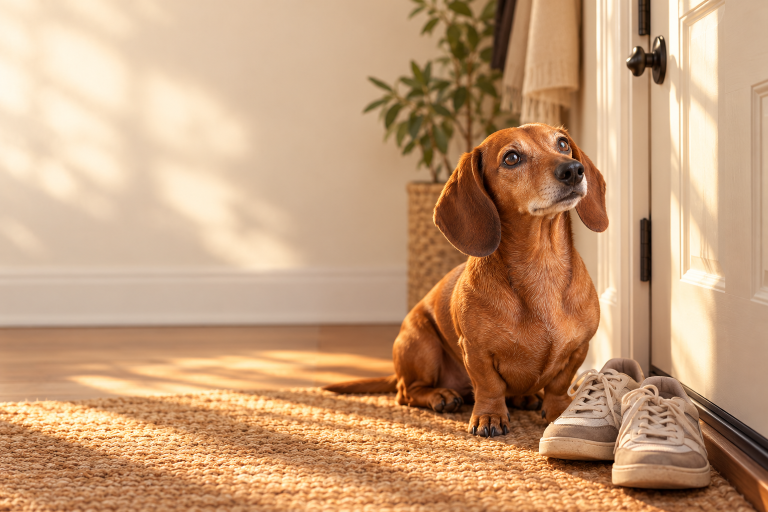
#> input picture assets/fictional/biscuit-entryway.png, 1536 x 1024 px (shown at 1/2 size)
$ python -i hf.py   (imports and definitions only)
#> lines starting #> are read from the running program, lines starting #| are printed output that depends on the picture
"""Motion templates rendered by HyperFrames (HTML to video), held to the same gates as factory/build.py.

    HEARTSIDE_ASSETS=... python3 factory/hf.py SPEC [--preview]

Why this exists (evaluation of 15 Nov 2026, factory/hyperframes/README.md): HyperFrames draws type with a real
browser's layout and easing, so word-by-word text and kinetic type cost a few lines of HTML instead of hand-drawn
Pillow frames. It is used only for what it adds: the words still come from factory/bank/lines.json by id, the
product from factory/bank/renders.json byte for byte, and the finished file passes the same checks as any other
post (lock.py check before, codex/check_picture.py after) plus a pixel check that the product was not altered.

How it is contained:
- the CLI is pinned in factory/hyperframes/package-lock.json (npm ci --ignore-scripts) and run from there;
- its telemetry, update check, auto-install and skill installs are switched off, and HOME points at
  local/hyperframes/.home, so nothing is written to the user's home and its pinned browser downloads once;
- GSAP and the fonts are local files, so nothing is fetched at render time;
- frames come out as PNG and are encoded with the corpus export preset (engine/creative_ui.py), never through its
  JPEG intermediate frames.
"""
import argparse, hashlib, json, os, shutil, subprocess, sys, time
from PIL import Image, ImageChops, ImageFilter, ImageStat

HERE = os.path.dirname(os.path.abspath(__file__))
ROOT = os.path.dirname(HERE)
sys.path.insert(0, HERE); sys.path.insert(0, ROOT)
import lock
import ui_layout
from engine import sound
from engine.creative_ui import FFMPEG_VIDEO, FFMPEG_AUDIO

HF = os.path.join(HERE, 'hyperframes')
BIN = os.path.join(HF, 'node_modules', '.bin', 'hyperframes')
FPS = 30
TEMPLATES = {
    # template: (directory, label box, note seconds, product seconds, product rectangle at its first frame)
    'note': ('note', [150, 380, 820, 980], 5.6, 3.5, (170, 380, 770, 1130)),
}
PUSH = 1.08   # the template's push-in on the product; the layout records the product at its largest


def sha(path):
    with open(path, 'rb') as fh:
        return hashlib.sha256(fh.read()).hexdigest()


# [12 lines left out: function environment, not called in this run]


def backdrop(src, out):
    """The same softened backdrop factory/common.py product_clip draws behind a scene render. Only the backdrop is
    blurred; the product above it is the untouched file."""
#> called with src = '../assets/fictional/biscuit-entryway.png', out = 'out.png'
    W, H = 1080, 1920
    im = Image.open(src).convert('RGB'); r = max(W / im.width, H / im.height)
#> in backdrop, im is the input picture: PIL image 1536x1024 RGB; mean R, G, B 197.6, 157.8, 122.3
#> after `r = max(W / im.width, H / im.height)`: r = 1.88
    back = im.resize((round(im.width * r), round(im.height * r)), Image.BICUBIC)
    x, y = (back.width - W) // 2, (back.height - H) // 2
#> x = 900; y = 0
    back = back.crop((x, y, x + W, y + H)).filter(ImageFilter.GaussianBlur(28))
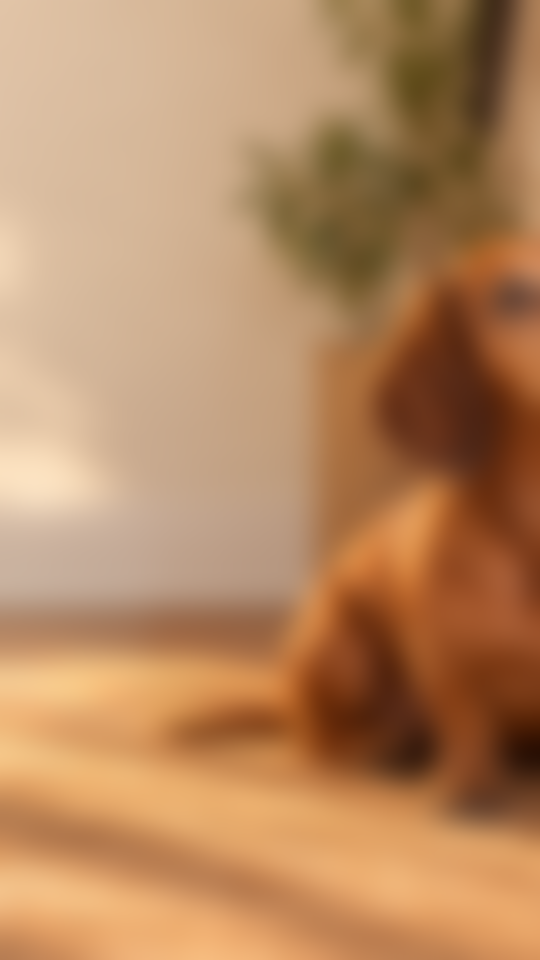
#> back: PIL image 1080x1920 RGB (shown at 1/2 size); mean R, G, B 182.7, 136.7, 96.7
    Image.blend(back, Image.new('RGB', (W, H), (20, 18, 15)), 0.25).save(out)
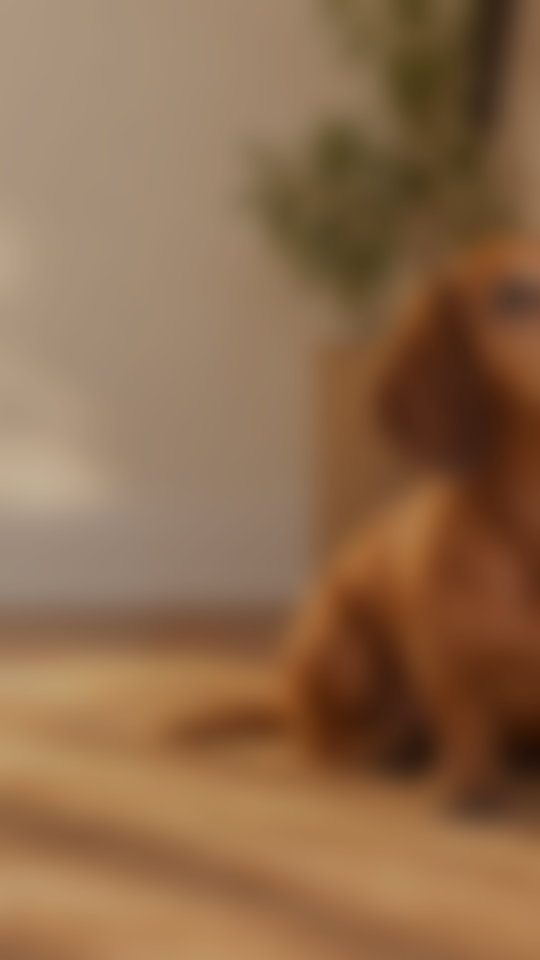
#> saved as out.png: PIL image 1080x1920 RGB (shown at 1/2 size); mean R, G, B 141.7, 106.7, 75.9


# [105 lines left out: functions psnr, fidelity, build, not called in this run]


# [4 lines not run here, left out]

>>> result = backdrop('../assets/fictional/biscuit-entryway.png', 'out.png')

$ run again, on assets/heartside-examples-2026-10-29/crops/dachshund-hilarious-mug-1x1.png
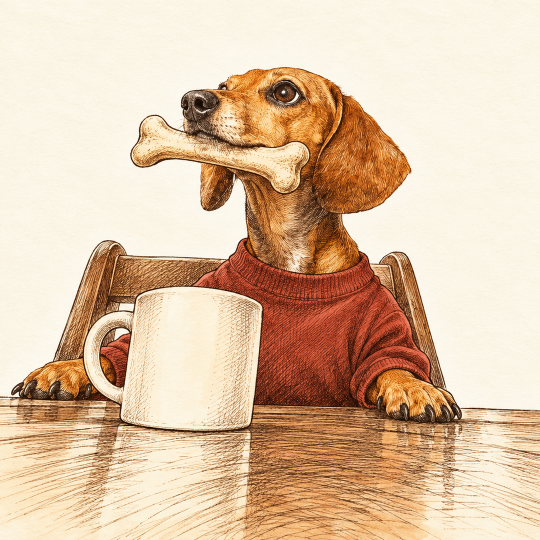
#> input picture assets/heartside-examples-2026-10-29/crops/dachshund-hilarious-mug-1x1.png, 1080 x 1080 px (shown at 1/2 size)
#> in backdrop, im is the input picture: PIL image 1080x1080 RGB; mean R, G, B 222.2, 193.6, 165.6
#> in backdrop, `back = back.crop((x, y, x + W, y + H)).filter(ImageFilter.GaussianBlur..`:
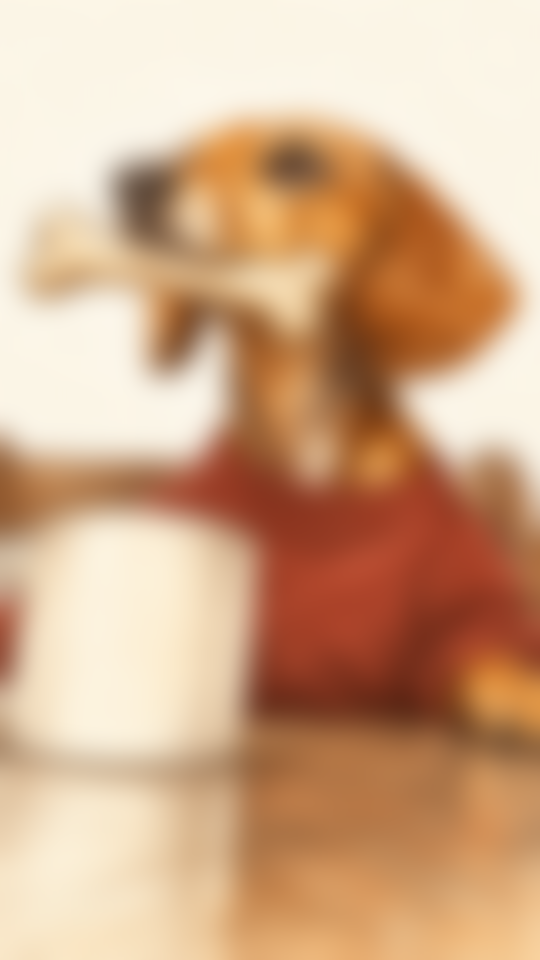
#> back: PIL image 1080x1920 RGB (shown at 1/2 size); mean R, G, B 209.6, 170.3, 137.5
#> in backdrop, `Image.blend(back, Image.new('RGB', (W, H), (20, 18, 15)), 0.25).save(o..`:
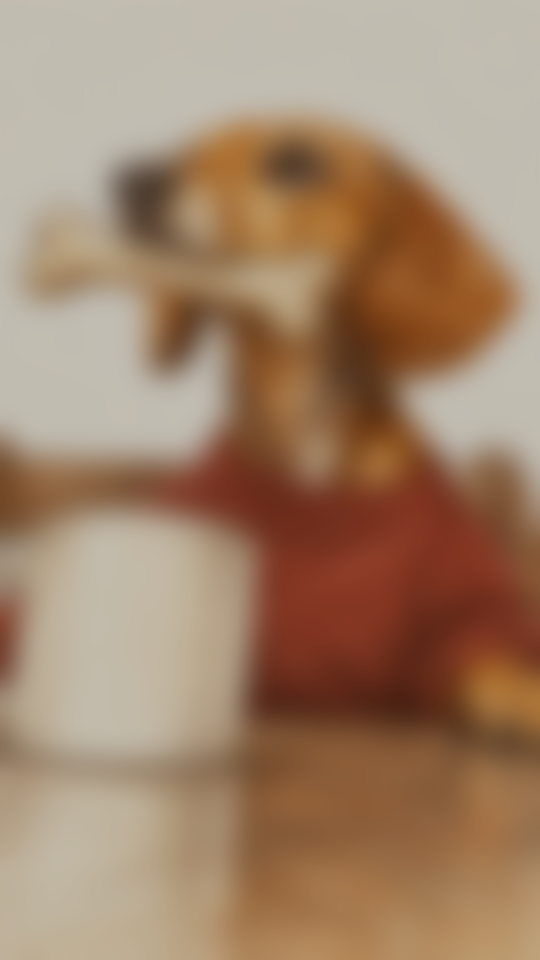
#> saved as out.png: PIL image 1080x1920 RGB (shown at 1/2 size); mean R, G, B 161.9, 131.9, 106.5

$ run again, on assets/heartside-examples-2026-10-29/crops/dachshund-hilarious-mug-4x5.png
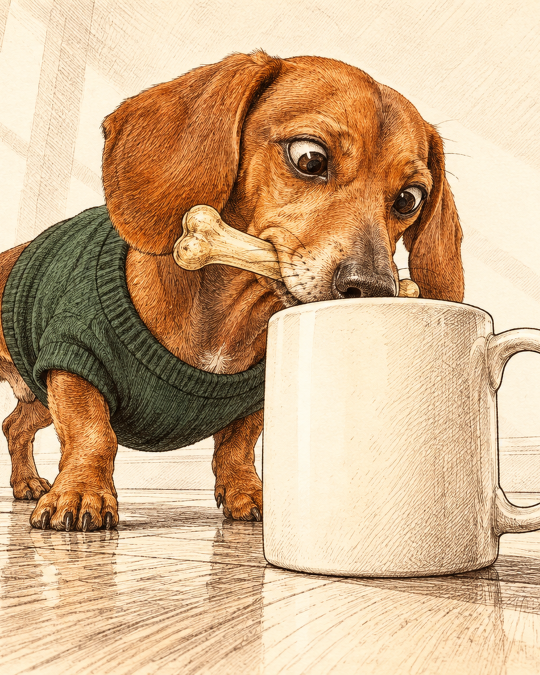
#> input picture assets/heartside-examples-2026-10-29/crops/dachshund-hilarious-mug-4x5.png, 1080 x 1350 px (shown at 1/2 size)
#> in backdrop, im is the input picture: PIL image 1080x1350 RGB; mean R, G, B 208.5, 176.1, 140
#> in backdrop, `back = back.crop((x, y, x + W, y + H)).filter(ImageFilter.GaussianBlur..`:
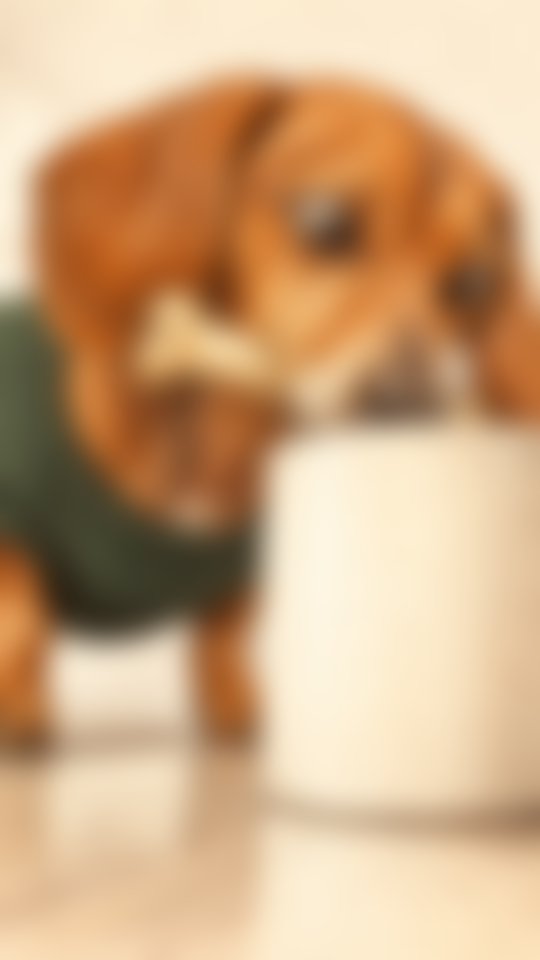
#> back: PIL image 1080x1920 RGB (shown at 1/2 size); mean R, G, B 204.7, 167.9, 129.5
#> in backdrop, `Image.blend(back, Image.new('RGB', (W, H), (20, 18, 15)), 0.25).save(o..`:
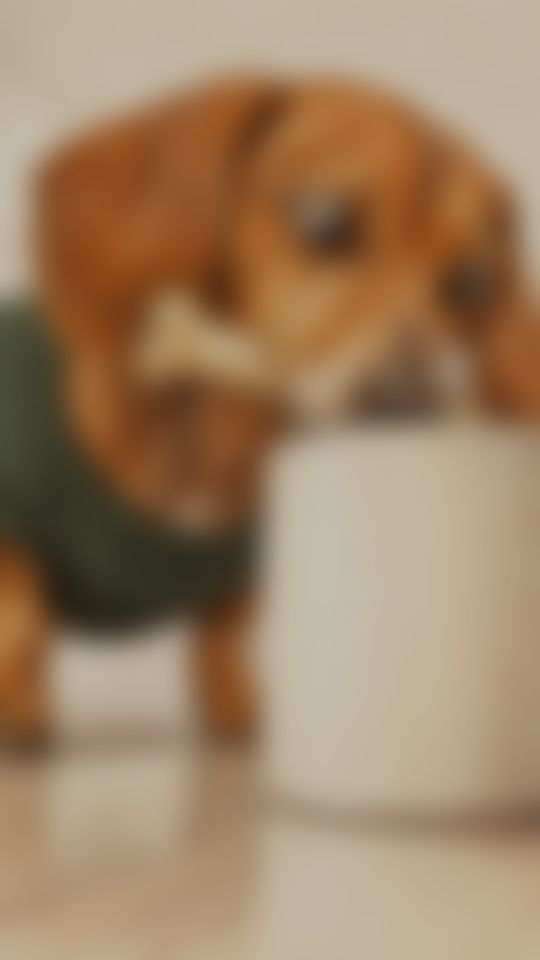
#> saved as out.png: PIL image 1080x1920 RGB (shown at 1/2 size); mean R, G, B 158.1, 130.1, 100.5

$ run again, on assets/heartside-examples-2026-10-29/crops/dachshund-hilarious-mug-9x16.png
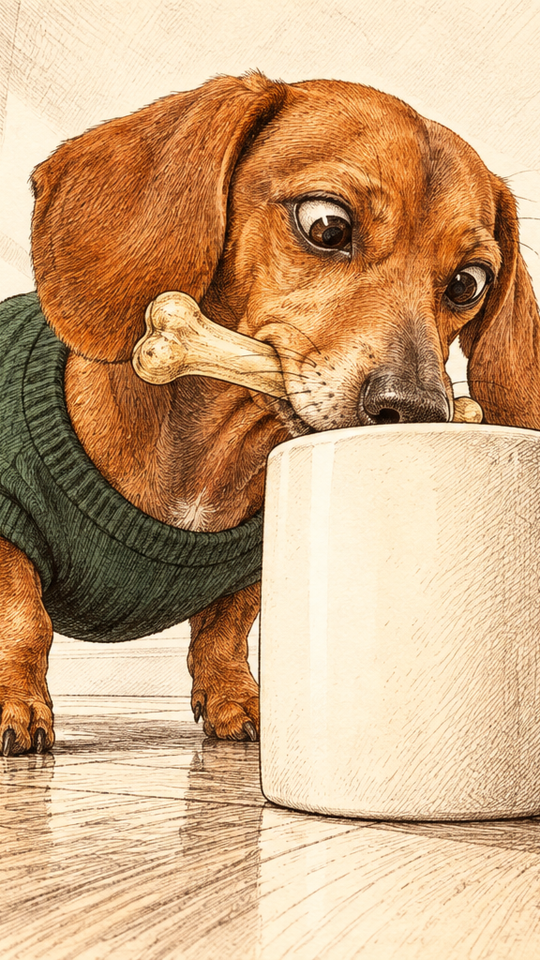
#> input picture assets/heartside-examples-2026-10-29/crops/dachshund-hilarious-mug-9x16.png, 1080 x 1920 px (shown at 1/2 size)
#> in backdrop, im is the input picture: PIL image 1080x1920 RGB; mean R, G, B 204.7, 167.9, 129.4
#> in backdrop, `back = back.crop((x, y, x + W, y + H)).filter(ImageFilter.GaussianBlur..`:
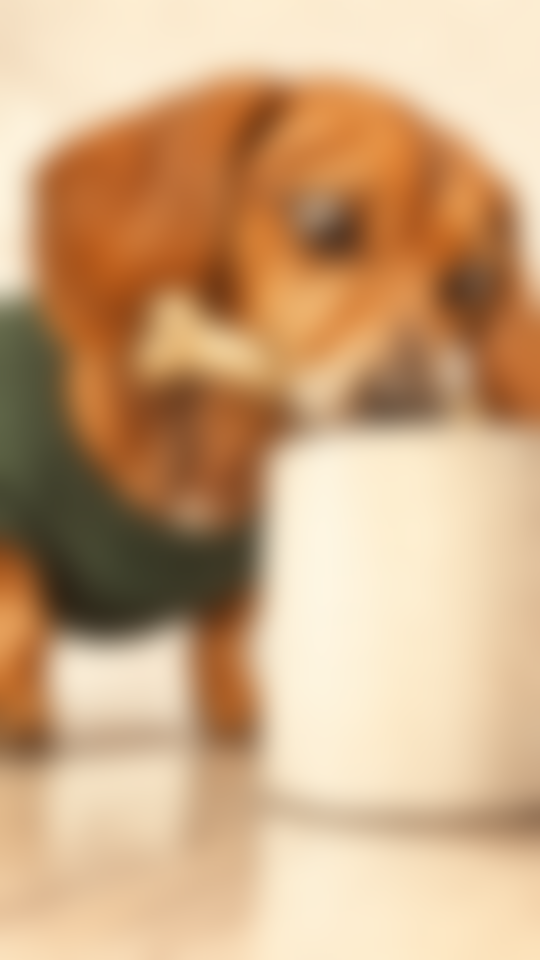
#> back: PIL image 1080x1920 RGB (shown at 1/2 size); mean R, G, B 204.7, 167.9, 129.5
#> in backdrop, `Image.blend(back, Image.new('RGB', (W, H), (20, 18, 15)), 0.25).save(o..`:
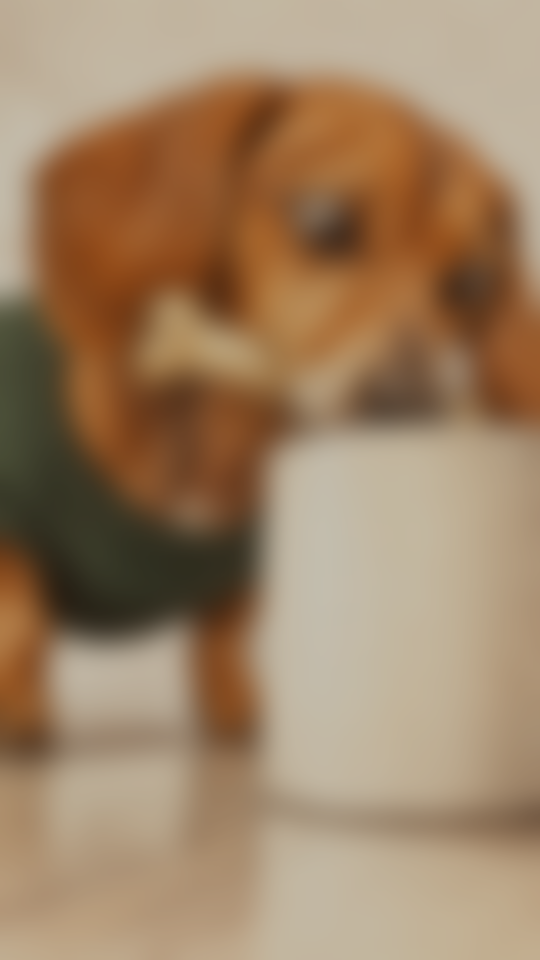
#> saved as out.png: PIL image 1080x1920 RGB (shown at 1/2 size); mean R, G, B 158.1, 130.1, 100.5
